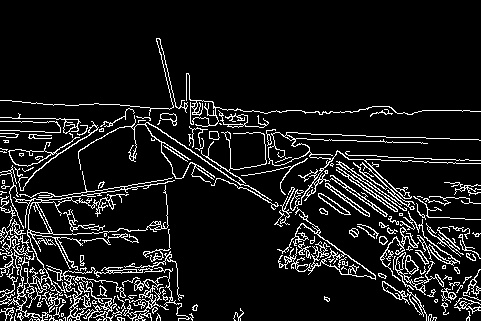
//> input picture Boat_C_10.jpg, 481 x 321 px
$ ./proj32 Boat_C_10.jpg Boat_C_100.jpg   (built with g++ and OpenCV 4)
//> lines starting //> are read from the running program, lines starting //| are printed output that depends on the picture
/*
 * @file SURF_FlannMatcher
 * @brief SURF detector + descriptor + FLANN Matcher
 * @author A. Huaman
 */
#include <stdio.h>
#include <iostream>
#include <stdio.h>
#include <iostream>
#include "opencv2/core.hpp"
#include "opencv2/features2d.hpp"
#include "opencv2/imgcodecs.hpp"
#include "opencv2/highgui.hpp"
#include "opencv2/xfeatures2d.hpp"
using namespace std;
using namespace cv;
using namespace cv::xfeatures2d;
void readme();
/*
 * @function main
 * @brief Main function
 */
int main( int argc, char** argv )
{
  if( argc != 3 )
  { readme(); return -1; }
  Mat img_1 = imread( argv[1], IMREAD_GRAYSCALE );
//> img_1 is the input picture: 321 rows x 481 cols, CV_8UC1; min 0, max 255, mean 25.5
  Mat img_2 = imread( argv[2], IMREAD_GRAYSCALE );
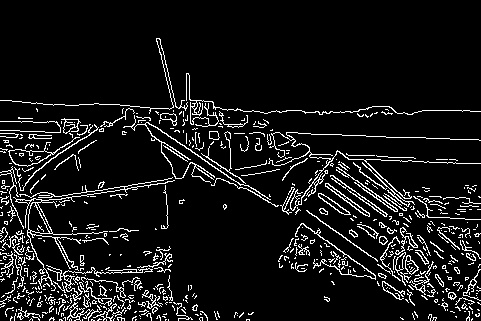
//> input picture Boat_C_100.jpg, 481 x 321 px
//> img_2 is the input picture: 321 rows x 481 cols, CV_8UC1; min 0, max 255, mean 22.1
  if( !img_1.data || !img_2.data )
  { std::cout<< " --(!) Error reading images " << std::endl; return -1; }
  //-- Step 1: Detect the keypoints using SURF Detector, compute the descriptors
  int minHessian = 400;
  Ptr<SIFT> detector = SIFT::create();
  //detector->setHessianThreshold(minHessian);
  std::vector<KeyPoint> keypoints_1, keypoints_2;
  Mat descriptors_1, descriptors_2;
  detector->detectAndCompute( img_1, Mat(), keypoints_1, descriptors_1 );
//> keypoints_1 = 812 keypoints; strongest (x, y, size): (106, 305, 1.9), (138, 282, 1.9), (241, 182, 1.9), (12, 232, 1.9)
  detector->detectAndCompute( img_2, Mat(), keypoints_2, descriptors_2 );
//> keypoints_2 = 835 keypoints; strongest (x, y, size): (138, 282, 1.9), (23, 314, 1.8), (408, 258, 2), (75, 129, 2)
  //-- Step 2: Matching descriptor vectors using FLANN matcher
  FlannBasedMatcher matcher;
  std::vector< DMatch > matches;
  matcher.match( descriptors_1, descriptors_2, matches );
//> matches = 812 matches
  double max_dist = 0; double min_dist = 100;
  //-- Quick calculation of max and min distances between keypoints
  for( int i = 0; i < descriptors_1.rows; i++ )
  { double dist = matches[i].distance;
    if( dist < min_dist ) min_dist = dist;
    if( dist > max_dist ) max_dist = dist;
  }
//> this loop made 812 passes
//> (dist, max_dist) on passes 1, 3, 4, 5, 7, 14, 17, 29, 33, 80, 92, 156: (177.9, 177.9), (222.4, 222.4), (289.6, 289.6), (351.4, 351.4), (351.5, 351.5), (358.4, 358.4), (362.9, 362.9), (370.3, 370.3), (384.4, 384.4), (389.7, 389.7), (407.7, 407.7), (416.3, 416.3)
//> (dist, min_dist) on passes 11, 55, 104, 338: (94.4, 94.4), (69.75, 69.75), (1.73, 1.73), (0, 0)
//> after the loop, min_dist = 0; max_dist = 444.5
  printf("-- Max dist : %f \n", max_dist );
//| -- Max dist : 444.506470
  printf("-- Min dist : %f \n", min_dist );
//| -- Min dist : 0.000000
  //-- Draw only "good" matches (i.e. whose distance is less than 2*min_dist,
  //-- or a small arbitary value ( 0.02 ) in the event that min_dist is very
  //-- small)
  //-- PS.- radiusMatch can also be used here.
  std::vector< DMatch > good_matches;
  for( int i = 0; i < descriptors_1.rows; i++ )
  { if( matches[i].distance <= max(2*min_dist, 0.02) )
    { good_matches.push_back( matches[i]); }
  }
  //-- Draw only "good" matches
  Mat img_matches;
  drawMatches( img_1, keypoints_1, img_2, keypoints_2,
               good_matches, img_matches, Scalar::all(-1), Scalar::all(-1),
               vector<char>(), DrawMatchesFlags::NOT_DRAW_SINGLE_POINTS );
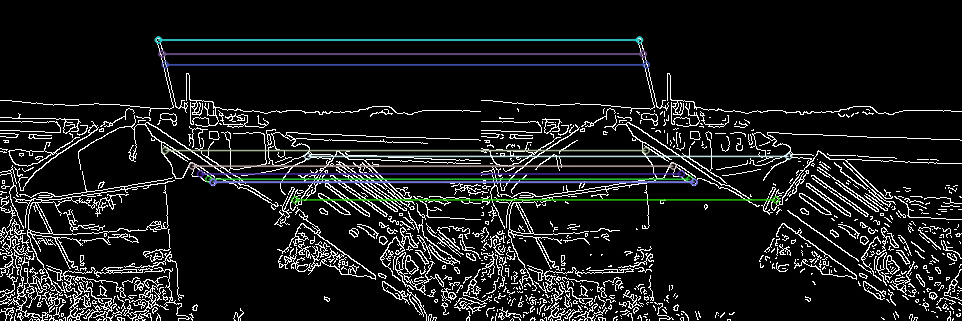
//> img_matches: 321 rows x 962 cols, CV_8UC3; mean B, G, R 27.3, 27.1, 25.9
  //-- Show detected matches
  imshow( "Good Matches", img_matches );
  for( int i = 0; i < (int)good_matches.size(); i++ )
  { printf( "-- Good Match [%d] Keypoint 1: %d  -- Keypoint 2: %d  \n", i, good_matches[i].queryIdx, good_matches[i].trainIdx ); }
//> this loop made 14 passes
//| -- Good Match [0] Keypoint 1: 337  -- Keypoint 2: 326
//| -- Good Match [1] Keypoint 1: 338  -- Keypoint 2: 327
//| -- Good Match [2] Keypoint 1: 339  -- Keypoint 2: 328
//| -- Good Match [3] Keypoint 1: 349  -- Keypoint 2: 342
//| -- Good Match [4] Keypoint 1: 350  -- Keypoint 2: 343
//| -- Good Match [5] Keypoint 1: 355  -- Keypoint 2: 353
//| -- Good Match [6] Keypoint 1: 356  -- Keypoint 2: 354
//| -- Good Match [7] Keypoint 1: 385  -- Keypoint 2: 398
//> (output is shown up to pass 8 of 14)
  waitKey(0);
  return 0;
}
/*
 * @function readme
 */
void readme()
{ std::cout << " Usage: ./SURF_FlannMatcher <img1> <img2>" << std::endl; }
